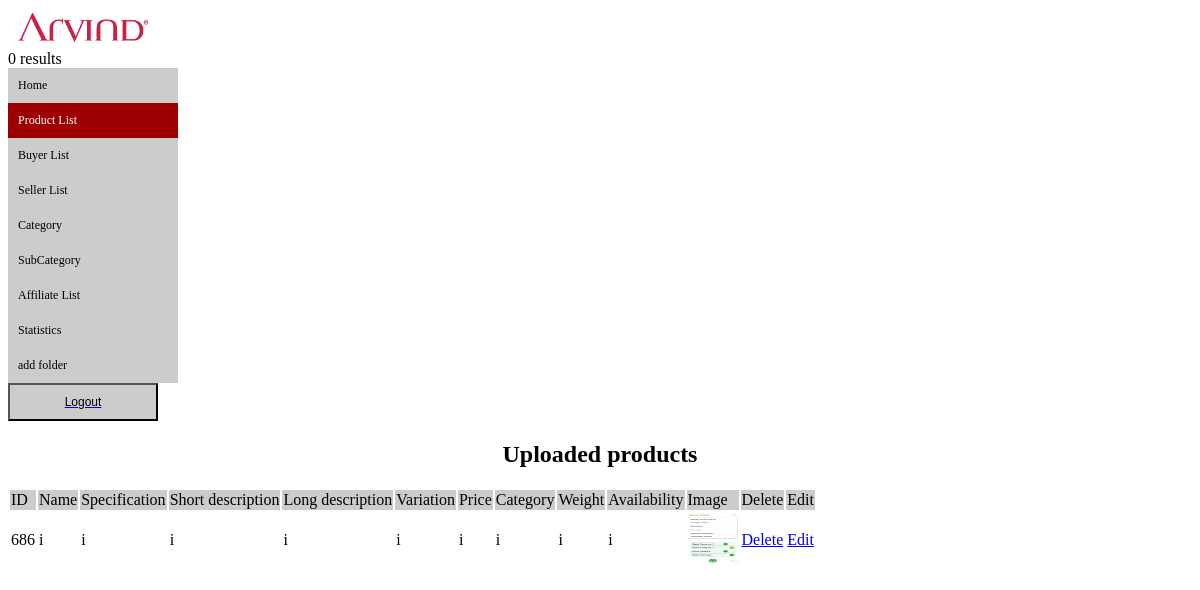
/admin/productlist/productlist.php, run on the app's committed database.
### tables this page shows
CREATE TABLE IF NOT EXISTS `productdetails` (
  `id` int NOT NULL AUTO_INCREMENT,
  `value` int NOT NULL,
  `folder_location` int NOT NULL,
  `quantity` int NOT NULL,
  `price` varchar(100) NOT NULL,
  `name` varchar(100) NOT NULL,
  `specification` varchar(100) NOT NULL,
  `shortdescription` varchar(500) NOT NULL,
  `longdescription` varchar(500) NOT NULL,
  `variation` varchar(100) NOT NULL,
  `availability` varchar(100) NOT NULL,
  `category` varchar(100) NOT NULL,
  `subcategory` varchar(255) NOT NULL,
  `weight` varchar(100) NOT NULL,
  `image` varchar(100) NOT NULL,
  `image2` varchar(100) NOT NULL,
  `image3` varchar(100) NOT NULL,
  `image4` varchar(100) NOT NULL,
  `image5` varchar(100) NOT NULL,
  `image6` varchar(100) NOT NULL,
  `affiliate_code` varchar(255) NOT NULL,
  `sellerid` varchar(100) NOT NULL,
  PRIMARY KEY (`id`)
)  AUTO_INCREMENT=687;

### admin/productlist/productlist.php (the view, shortened to what this page needs)
<?php
include '../../database.php';
$conn = mysqli_connect($databaseHost, $databaseUsername, $databasePassword, $databaseName);
 $user_name=$_SESSION['user_name'];
 $id	=$_SESSION['id'];
?>
<!DOCTYPE html>
<html lang="en">
<head>
</head>
<div class="iconmain"> <img src="../../image//website/log.png" style="width:150px"></div>
<body>
<?php
 $sql = "SELECT * FROM adminup WHERE user_name='$user_name' AND id='$id'";
$result = $conn->query($sql);
if ($result->num_rows > 0) {
 while($row = $result->fetch_assoc()) {
     echo "<div class='adnav'><a class='kp'>". $row["id"] . $row["user_name"]."</a>";
 }
} else {
echo "0 results";
}
?>
    <a class="kp" href="../login/home.php">Home</a>
    <a class="kpa" href="../productlist/productlist.php">Product List</a>
    <a class="kp" href="../buyerlist/buyerlist.php">Buyer List</a>
    <a class="kp" href="../sellerlist/show.php">Seller List</a>
    <a class="kp" href="../category.php">Category</a>
    <a class="kp" href="../sub_cat.php">SubCategory</a>
    <a class="kp" href="../../affiliate/show.php">Affiliate List</a>
    <a class="kp" href="../statistics.php">Statistics</a>
    <a class="kp" href="../folder.php">add folder</a>
    <a  href="logout.php"> <input class="kp" type="submit" name="" value="Logout" ></a>
        <h2 style="text-align:center">Uploaded products</h2>
        <table>
        <tr class="kptp"   >
            <td>ID</td>
            <td>Name</td>
            <td>Specification</td>
            <td>Short description</td>
            <td>Long description</td>
            <td>Variation</td>
            <td>Price</td>
            <td>Category</td>
            <td>Weight</td>
            <td>Availability</td>
            <td>Image</td>
            <td>Delete</td>
            <td>Edit</td>
        </tr>
    <?php
        include '../../database.php';
    if($conn){
        $sql = "SELECT * FROM productdetails";
        $result = mysqli_query($conn, $sql);
        while($row = mysqli_fetch_array($result))
        {
            echo "<tr>";
            echo "<td>".$row['id']."</td>";
            echo "<td>".$row['name']."</td>";
            echo "<td>".$row['specification']."</td>";
            echo "<td>".$row['shortdescription']."</td>";
            echo "<td>".$row['longdescription']."</td>";
            echo "<td>".$row['variation']."</td>";
            echo "<td>".$row['price']."</td>";
            echo "<td>".$row['category']."</td>";
            echo "<td>".$row['weight']."</td>";
            echo "<td>".$row['availability']."</td>";
            echo "<td><a target = _blank><img style='height:50px;width:50px;' src = '../.././image/".$row['image']."'. alt='There is no image to show'></a></td>";
            echo "<td><a href=\"./delete.php?id=$row[id]\" onClick=\"return confirm('Are you sure you want to delete?')\">Delete</a></td>";
            echo "<td><a href=\"./edit.php?id=$row[id]\">Edit</a></td>";
            echo "</tr>";
        }
    }
    else{
        print("There was an error while connecting to database.");
    }
    ?>
</table>
</body>
</html>

### admin/productlist/productlist.php (style rules this page uses)
.kp { margin:0px; list-style-type:none; display:block; font-size:medium; width:100px; color:#00203fff; font-size:12px; padding:10px; width: 150px; background-color: #ccc; color:black; text-decoration:none; }
.kpa { margin:0px; list-style-type:none; display:block; font-size:medium; width:100px; color:#00203fff; font-size:12px; padding:10px; width: 150px; background-color:#9c0000; color:#fff; text-decoration:none; }
.kptp { background-color:#ccc; margin:5px; padding:5px; overflow-x: scroll; width:100px }

### data on the page
productdetails: id "686", name "i", specification "i", shortdescription "i", longdescription "i", variation "i", price "i", category "i", weight "i", availability "i", image (picture)
